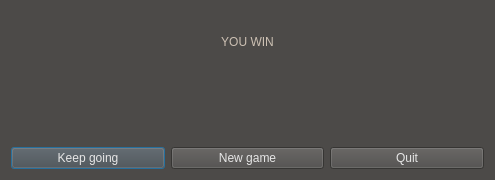
<?xml version="1.0" encoding="UTF-8"?>
<ui version="4.0">
 <class>Finish</class>
 <widget class="QDialog" name="Finish">
  <property name="geometry">
   <rect>
    <x>0</x>
    <y>0</y>
    <width>495</width>
    <height>180</height>
   </rect>
  </property>
  <property name="windowTitle">
   <string>Finish</string>
  </property>
  <property name="styleSheet">
   <string notr="true">font: 75 12pt &quot;Clear Sans&quot;;
background-color: rgb(76, 74, 72);
color: rgb(230,230,230);</string>
  </property>
  <layout class="QVBoxLayout" name="verticalLayout">
   <item>
    <widget class="QLabel" name="label">
     <property name="styleSheet">
      <string notr="true">color: rgb(204, 192, 179);
font: 75 22pt &quot;Clear Sans&quot;;
</string>
     </property>
     <property name="text">
      <string>&lt;html&gt;&lt;head/&gt;&lt;body&gt;&lt;p align=&quot;center&quot;&gt;YOU WIN&lt;/p&gt;&lt;/body&gt;&lt;/html&gt;</string>
     </property>
    </widget>
   </item>
   <item>
    <widget class="QLabel" name="label_score">
     <property name="styleSheet">
      <string notr="true">color: rgb(204, 192, 179);
font: 75 22pt &quot;Clear Sans&quot;;
</string>
     </property>
     <property name="text">
      <string/>
     </property>
    </widget>
   </item>
   <item>
    <layout class="QHBoxLayout" name="horizontalLayout">
     <item>
      <widget class="QPushButton" name="but_continue">
       <property name="styleSheet">
        <string notr="true"/>
       </property>
       <property name="text">
        <string>Keep going</string>
       </property>
      </widget>
     </item>
     <item>
      <widget class="QPushButton" name="but_newgame">
       <property name="styleSheet">
        <string notr="true"/>
       </property>
       <property name="text">
        <string>New game</string>
       </property>
      </widget>
     </item>
     <item>
      <widget class="QPushButton" name="but_quit">
       <property name="styleSheet">
        <string notr="true"/>
       </property>
       <property name="text">
        <string>Quit</string>
       </property>
      </widget>
     </item>
    </layout>
   </item>
  </layout>
 </widget>
 <resources/>
 <connections/>
</ui>
